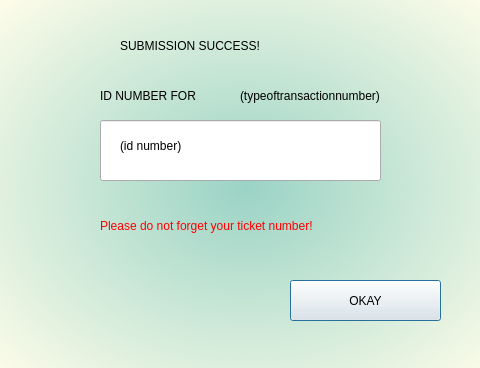
<?xml version="1.0" encoding="UTF-8"?>
<ui version="4.0">
 <class>ticketNumber</class>
 <widget class="QDialog" name="ticketNumber">
  <property name="geometry">
   <rect>
    <x>0</x>
    <y>0</y>
    <width>480</width>
    <height>368</height>
   </rect>
  </property>
  <property name="windowTitle">
   <string>Generated ID Number</string>
  </property>
  <widget class="QWidget" name="widget" native="true">
   <property name="geometry">
    <rect>
     <x>0</x>
     <y>0</y>
     <width>481</width>
     <height>371</height>
    </rect>
   </property>
   <property name="styleSheet">
    <string notr="true">QWidget#widget{
background-color:qradialgradient(spread:pad, cx:0.512, cy:0.511364, radius:0.73, fx:0.511, fy:0.505364, stop:0 rgba(154, 211, 197, 255), stop:1 rgba(255, 253, 234, 255));}
</string>
   </property>
   <widget class="QLabel" name="label">
    <property name="geometry">
     <rect>
      <x>120</x>
      <y>20</y>
      <width>241</width>
      <height>51</height>
     </rect>
    </property>
    <property name="styleSheet">
     <string notr="true">font: 14pt &quot;Century Gothic&quot;;</string>
    </property>
    <property name="text">
     <string>SUBMISSION SUCCESS!</string>
    </property>
   </widget>
   <widget class="QPushButton" name="pushButton">
    <property name="geometry">
     <rect>
      <x>290</x>
      <y>280</y>
      <width>151</width>
      <height>41</height>
     </rect>
    </property>
    <property name="text">
     <string>OKAY</string>
    </property>
   </widget>
   <widget class="QLineEdit" name="email">
    <property name="geometry">
     <rect>
      <x>100</x>
      <y>120</y>
      <width>281</width>
      <height>61</height>
     </rect>
    </property>
   </widget>
   <widget class="QLabel" name="label_2">
    <property name="geometry">
     <rect>
      <x>100</x>
      <y>80</y>
      <width>141</width>
      <height>31</height>
     </rect>
    </property>
    <property name="styleSheet">
     <string notr="true">font: 12pt &quot;Century Gothic&quot;;</string>
    </property>
    <property name="text">
     <string>ID NUMBER FOR</string>
    </property>
   </widget>
   <widget class="QLabel" name="label_3">
    <property name="geometry">
     <rect>
      <x>100</x>
      <y>190</y>
      <width>291</width>
      <height>71</height>
     </rect>
    </property>
    <property name="styleSheet">
     <string notr="true">font: 12pt &quot;Century Gothic&quot;;
color:rgb(255, 0, 0)</string>
    </property>
    <property name="text">
     <string>Please do not forget your ticket number!</string>
    </property>
   </widget>
   <widget class="QLabel" name="popupForID">
    <property name="geometry">
     <rect>
      <x>120</x>
      <y>130</y>
      <width>141</width>
      <height>31</height>
     </rect>
    </property>
    <property name="styleSheet">
     <string notr="true">font: 12pt &quot;Century Gothic&quot;;</string>
    </property>
    <property name="text">
     <string>(id number)</string>
    </property>
   </widget>
   <widget class="QLabel" name="label_4">
    <property name="geometry">
     <rect>
      <x>240</x>
      <y>80</y>
      <width>141</width>
      <height>31</height>
     </rect>
    </property>
    <property name="styleSheet">
     <string notr="true">font: 12pt &quot;Century Gothic&quot;;</string>
    </property>
    <property name="text">
     <string>(typeoftransactionnumber)</string>
    </property>
   </widget>
  </widget>
 </widget>
 <resources/>
 <connections/>
</ui>
